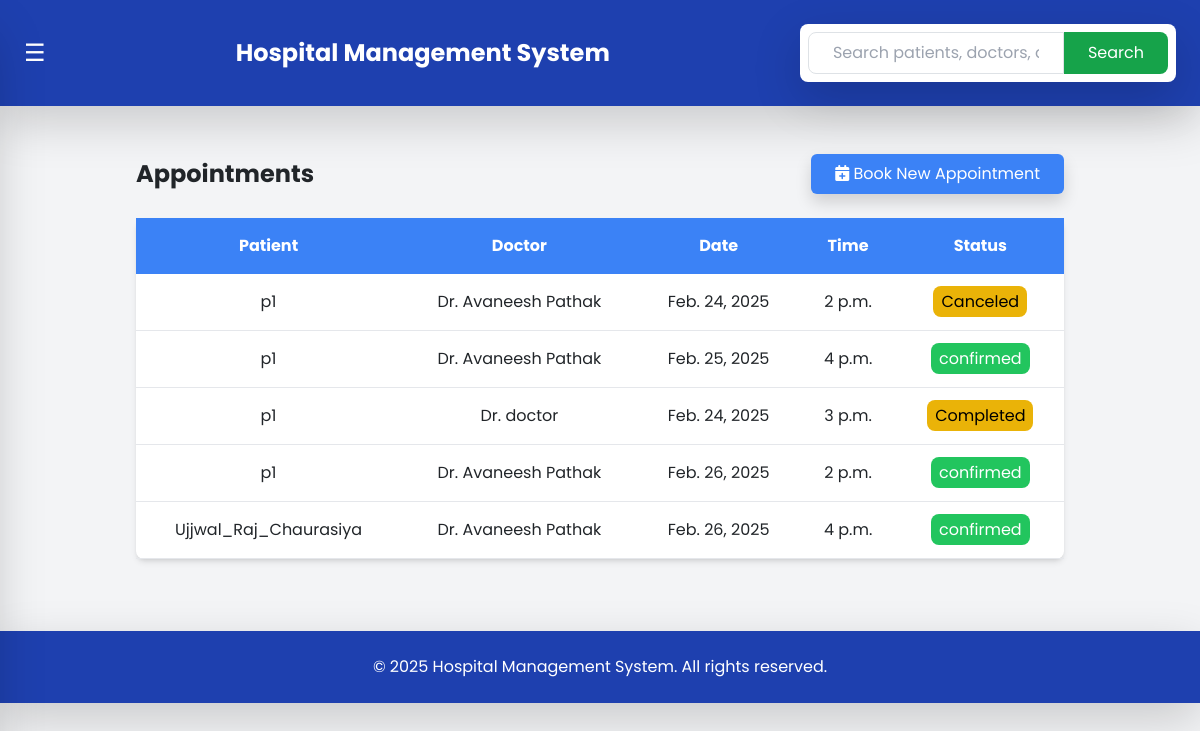
Screenshot of /appointments/ (signed in) with the database file from the repository.
### hms/models.py (models this page shows, shortened)
class Appointment(models.Model):
    STATUS_CHOICES = [
        ('pending', 'Pending'),
        ('confirmed', 'Confirmed'),
        ('completed', 'Completed'),
        ('canceled', 'Canceled'),
    ]
    patient = models.ForeignKey(Patient, on_delete=models.CASCADE, related_name="appointments")
    doctor = models.ForeignKey(Doctor, on_delete=models.CASCADE, related_name="appointments")
    date = models.DateField()
    time = models.TimeField(blank=True, null=True)
    status = models.CharField(max_length=20, choices=STATUS_CHOICES, default='pending')
    class Meta:
        unique_together = ("doctor", "date", "patient")

class Patient(models.Model):
    patient_code = models.CharField(max_length=10, unique=True, editable=False, blank=True, null=True)
    created_at = models.DateTimeField(default=now)
    user = models.OneToOneField(CustomUser, on_delete=models.CASCADE, related_name="patient")
    date_of_birth = models.DateField(blank=True, null=True)
    contact_number = models.CharField(max_length=15, blank=True, null=True)
    address = models.TextField(blank=True, null=True)
    gender = models.CharField(max_length=10, choices=CustomUser.GENDER_CHOICES, blank=True, null=True)
    aadhar_number = models.CharField(max_length=12, unique=True, validators=[MinLengthValidator(12)], blank=True, null=True)
    blood_group = models.CharField(max_length=3, blank=True, null=True, choices=[
        ('A+', 'A+'), ('A-', 'A-'), ('B+', 'B+'), ('B-', 'B-'),
        ('O+', 'O+'), ('O-', 'O-'), ('AB+', 'AB+'), ('AB-', 'AB-')
    ])
    email = models.EmailField(unique=True, blank=True, null=True)
    guarantor_name = models.CharField(max_length=255, blank=True, null=True)
    guarantor_address = models.TextField(blank=True, null=True)
    guarantor_mobile = models.CharField(max_length=15, blank=True, null=True)
    guarantor_relationship = models.CharField(max_length=50, blank=True, null=True)
    guarantor_gender = models.CharField(max_length=10, choices=CustomUser.GENDER_CHOICES, blank=True, null=True)
    profile_picture = models.ImageField(upload_to='patient_profiles/', blank=True, null=True)

class CustomUser(AbstractUser):
    GENDER_CHOICES = (
        ('male', 'Male'),
        ('female', 'Female'),
        ('other', 'Other'),
    )
    full_name = models.CharField(max_length=255, blank=True, null=True)
    contact_number = models.CharField(max_length=15, blank=True, null=True)
    address = models.TextField(blank=True, null=True)
    gender = models.CharField(max_length=10, choices=GENDER_CHOICES, blank=True, null=True)
    groups = models.ManyToManyField(Group, related_name="customuser_groups", blank=True)
    user_permissions = models.ManyToManyField(Permission, related_name="customuser_permissions", blank=True)

class Doctor(models.Model):
    created_at = models.DateTimeField(default=now)
    user = models.OneToOneField(CustomUser, on_delete=models.CASCADE, related_name="doctor")
    specialization = models.CharField(max_length=255)
    contact_number = models.CharField(max_length=15)
    availability = models.CharField(max_length=255, default="9 AM - 5 PM")
    def __str__(self):
        return f"Dr. {self.user.full_name} - {self.specialization}"

### hms/views.py (the view)
# urls.py: path('appointments/', views.appointments, name='appointments'),
@login_required
def appointments(request):
    doctors  = Doctor.objects.all()
    appointments = Appointment.objects.all()
    print("Doctors in view:", doctors)  # Debugging line
    return render(request, 'hms/appointment_list.html', {'appointments': appointments, 'doctors': doctors })

### hms/templates/hms/appointment_list.html (shortened to what this page needs)
{% extends 'hms/base.html' %}
{% block content %}
<div class="container mx-auto p-6">
    <div class="flex justify-between items-center mb-4">
        <h2 class="text-2xl font-bold">Appointments</h2>
        <a href="{% url 'available_doctors' %}" class="bg-blue-500 text-white px-4 py-2 rounded-md shadow hover:bg-blue-600 transition">
            <i class="fas fa-calendar-plus"></i> Book New Appointment
        </a>
    </div>
    {% if appointments %}
        <table class="w-full bg-white shadow-md rounded-lg border-collapse">
            <thead>
                <tr class="bg-blue-500 text-white text-center">
                    <th class="p-3">Patient</th>
                    <th class="p-3">Doctor</th>
                    <th class="p-3">Date</th>
                    <th class="p-3">Time</th>
                    <th class="p-3">Status</th>
                </tr>
            </thead>
            <tbody id="appointments-table">
                {% for appointment in appointments %}
                <tr class="border-b text-center">
                    <td class="p-3">{{ appointment.patient.user.full_name }}</td>
                    <td class="p-3">Dr. {{ appointment.doctor.user.full_name }}</td>
                    <td class="p-3">{{ appointment.date }}</td>
                    <td class="p-3">{{ appointment.time }}</td>
                    <td class="p-3">
                        <span class="px-2 py-1 rounded-lg {% if appointment.status == 'confirmed' %}bg-green-500 text-white{% else %}bg-yellow-500 text-black{% endif %}">
                            {{ appointment.status }}
                        </span>
                    </td>
                </tr>
                {% endfor %}
            </tbody>
        </table>
    {% else %}
        <p class="text-gray-600">No appointments found.</p>
    {% endif %}
</div>
{% endblock %}

### hms/templates/hms/base.html (style rules this page uses)
body { font-family: 'Poppins', sans-serif; }

### rows the page displays
Appointment: patient.user.full_name "p1", doctor.user.full_name "Avaneesh Pathak", date "Feb. 24, 2025", time "2 p.m.", status "Canceled"
Appointment: patient.user.full_name "p1", doctor.user.full_name "Avaneesh Pathak", date "Feb. 25, 2025", time "4 p.m.", status "confirmed"
Appointment: patient.user.full_name "p1", doctor.user.full_name "doctor", date "Feb. 24, 2025", time "3 p.m.", status "Completed"
Appointment: patient.user.full_name "p1", doctor.user.full_name "Avaneesh Pathak", date "Feb. 26, 2025", time "2 p.m.", status "confirmed"
Appointment: patient.user.full_name "Ujjwal_Raj_Chaurasiya", doctor.user.full_name "Avaneesh Pathak", date "Feb. 26, 2025", time "4 p.m.", status "confirmed"
